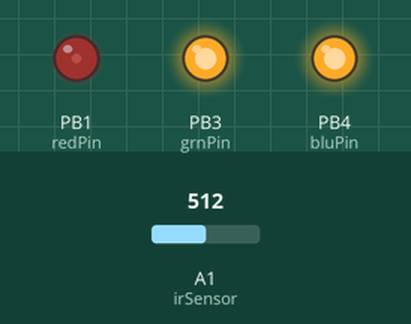
Recording of a sketch running on a simulated ATtiny85, built with avr-gcc and run on an emulated ATtiny85. On the bench: output pins drawn as LEDs (lit = HIGH). Inputs (shaded band) come from the test bench; at power-on: A1 (irSensor) = 512.

Above: at 1.2 s.
10.0 s: A1 (irSensor) set to 486
19.5 s: A1 (irSensor) set to 457
At 27.93 s:
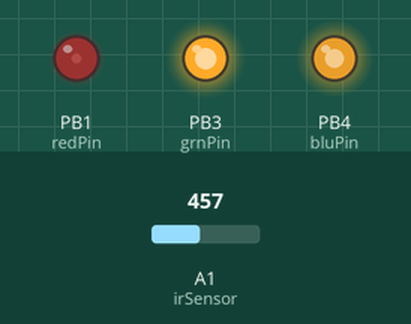
29.8 s: A1 (irSensor) set to 306
At 31.7 s:
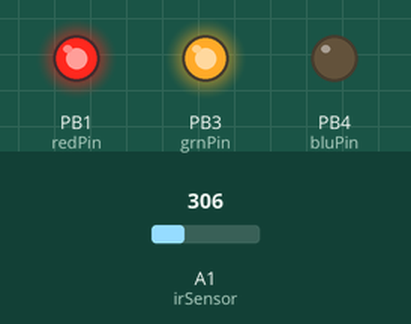
38.9 s: A1 (irSensor) set to 353
48.0 s: A1 (irSensor) set to 379
At 61.7 s:
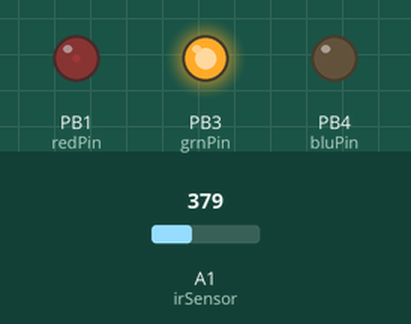
Timing chart, 0 to 62.1 s (numbered marks = the images above; inputs shaded):
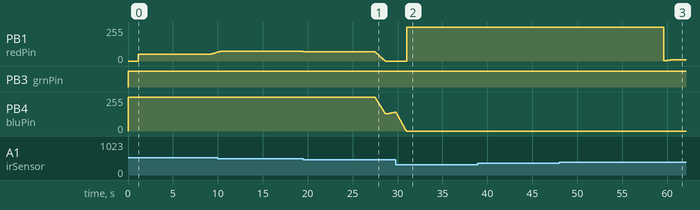

Measured:
- the behaviour switches between 470 and 469 on A1 (irSensor) (found by bisection; images 0 and 1)
- the behaviour switches between 360 and 361 on A1 (irSensor) (found by bisection; images 2 and 3)
- after the input at 29.8 s, PB1 (redPin): 0/255 → 255/255 after 1.2 s
- after the input at 38.9 s, every drawn part: stays the same
- after the input at 48.0 s, PB1 (redPin): 255/255 → 1/255 after 11.6 s, → 2/255 0.10 s later, → 3/255 0.10 s later, → 4/255 0.10 s later, … (13 changes in this stretch)

The sketch:

IR-Sensor-LEDs.ino
```cpp
// ATTiny85 Output
int redPin = 1;
int grnPin = 3;
int bluPin = 4;
int irSensor = A1;

// Color arrays
int rustBrown[3] = {72, 5, 0};
int pink[3] = {100, 10, 45};
int kindaPurple[3] = {96, 10, 100};
int lightBlue[3] = {0, 30, 100};
int black[3]  = { 0, 0, 0 };

// Set initial color
int redVal = black[0];
int grnVal = black[1];
int bluVal = black[2];

// Define zone coordinates in IR sensor output
int zone1 = 470;  // Human is closest to the IR sensor
int zone2 = 400;  // Human is one quarter to half way to the max distance from the IR sensor
int zone3 = 360;  // Human is half way to three quarters the max distance from the IR sensor
int zone4 = 320; // Human is the max distance away from the IR sensor before not being seen

// 1.8ms crossFade delay
int wait = 1.8;
int distance = 0;

// Power saver stuff
int inZoneCount = 0;
int currentZone = 0;
int lastZone = 0;

// Low Power mode stuff
int lowPowerWait = 15000;
int lowPowerCount = 0;
int lowPowerStartZone = 0; // Zone that low Power Mode started in
int lowPowerMode = 0;

// Sleep stuff
int sleepWait = 600000;
int sleepMode = 0;


void lowPower()
{
  // Set lowPowerStartZone
  lowPowerStartZone = currentZone;
  lowPowerMode = 1;

  // Stay in zone 4 color
  crossFade(lightBlue);

  //check every 15 seconds to see if zone has changed again
  while((lowPowerCount < 80) && (lowPowerMode == 1))
  {
    delay(lowPowerWait);

    lowPowerCount += 1;

    getZone();

    //break out of loop if different zone is seen
    if (currentZone != lowPowerStartZone)
    {
      lowPowerMode = 0;
      lowPowerCount = 0;
    }

   // Turn off lowPowerMode and go into sleep mode if 80 cycles have passed and no different zone was seen
   if ((lowPowerCount >= 80) && (lowPowerMode == 1))
   {
      lowPowerMode = 0;
      lowPowerCount = 0;
      sleep();
   }
  }
}

void sleep()
{

  sleepMode = 1;

  // Turn off LEDs
  crossFade(black);

  // Check distance every 10 minutes
  while (sleepMode == 1)
  {
    delay(sleepWait);
    getZone();
    if (currentZone != lowPowerStartZone)
    {
      sleepMode = 0;
      lowPowerCount = 0;
    }
  }
}

// Initialize color variables
int prevR = redVal;
int prevG = grnVal;
int prevB = bluVal;

// Set up the LED outputs
void setup()
{
  pinMode(redPin, OUTPUT);   // sets the pins as output
  pinMode(grnPin, OUTPUT);
  pinMode(bluPin, OUTPUT);
}

void loop()
{

  // Zone History
  lastZone = currentZone;

  // Check IR sensor distance to human
  getZone();

  // Zone Counter
  if (lastZone == currentZone)
  {
    inZoneCount ++;
  } else if (lastZone != currentZone)
  {
    inZoneCount = 0;
  }

  // Crossfade to color of zone
  if (currentZone == 1){
    crossFade(rustBrown);
    delay(8000);
  }
  else if (currentZone == 2){
    crossFade(pink);
  }
  else if (currentZone == 3){
    crossFade(kindaPurple);
  }
  else if (currentZone == 4){
    crossFade(lightBlue);
  }

  // Go to low power mode if ~10 minutes has passed in the same zone
  if (inZoneCount >= 10)
  {
    inZoneCount = 0;
    lowPower();
  }
}

void getZone()
{
  // Check IR sensor distance to human
  distance = analogRead(irSensor);

  if (distance >= zone1){
    currentZone = 1;
  }
  else if (distance < zone1 && distance > zone2){
    currentZone = 2;
  }
  else if (distance < zone2 && distance > zone3){
    currentZone = 3;
  }
  else if (distance < zone3){
    currentZone = 4;
  }
}


int calculateStep(int prevValue, int endValue) {
  int step = endValue - prevValue; // What's the overall gap?
  if (step) {                      // If its non-zero,
    step = 1020/step;              //   divide by 1020
  }
  return step;
}

int calculateVal(int step, int val, int i) {

  if ((step) && i % step == 0) { // If step is non-zero and its time to change a value,
    if (step > 0) {              //   increment the value if step is positive...
      val += 1;
    }
    else if (step < 0) {         //   ...or decrement it if step is negative
      val -= 1;
    }
  }
  // Defensive driving: make sure val stays in the range 0-255
  if (val > 255) {
    val = 255;
  }
  else if (val < 0) {
    val = 0;
  }
  return val;
}

void crossFade(int color[3]) {
  // Convert to 0-255
  int R = (color[0] * 255) / 100;
  int G = (color[1] * 255) / 100;
  int B = (color[2] * 255) / 100;

  int stepR = calculateStep(prevR, R);
  int stepG = calculateStep(prevG, G);
  int stepB = calculateStep(prevB, B);

  for (int i = 0; i <= 1020; i++) {
    redVal = calculateVal(stepR, redVal, i);
    grnVal = calculateVal(stepG, grnVal, i);
    bluVal = calculateVal(stepB, bluVal, i);

    analogWrite(redPin, (255 - redVal));   // Write current values to LED pins
    analogWrite(grnPin, (255 - grnVal));
    analogWrite(bluPin, (255 - bluVal));

    delay(wait); // Pause for 'wait' milliseconds before resuming the loop
  }
  // Update current values for next loop
  prevR = redVal;
  prevG = grnVal;
  prevB = bluVal;
}
```
